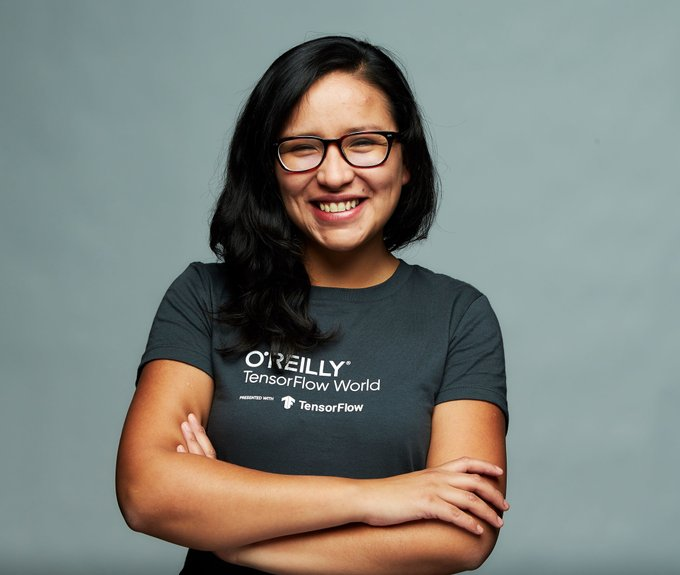
#> input picture resource/lesly_zerna.png, 680 x 575 px
$ python change-color.py
#> lines starting #> are read from the running program, lines starting #| are printed output that depends on the picture; after the words box and inside, x2 and y2 are one past the last pixel; in counts of white or black regions, pixels touching at a corner belong together
import cv2
img=cv2.imread('resource/lesly_zerna.png')
#> img is the input picture: shape (575, 680, 3); mean B, G, R 122.3, 127.9, 123.8
imgGray=cv2.cvtColor(img,cv2.COLOR_BGR2GRAY )
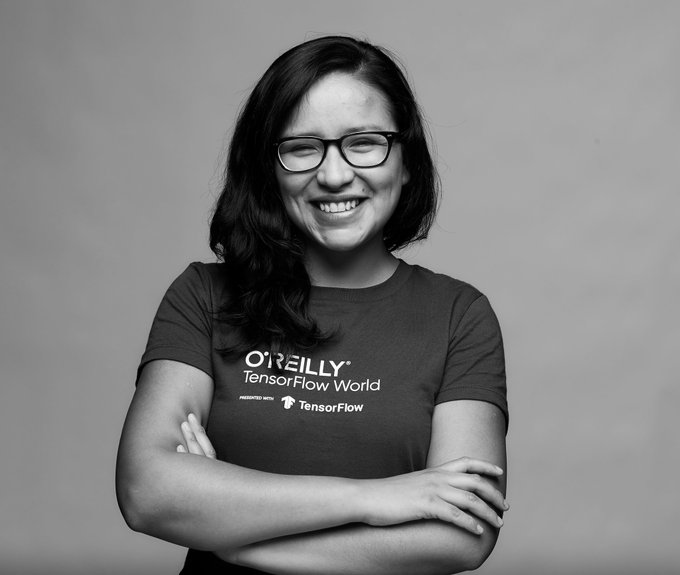
#> imgGray: shape (575, 680); min 0, max 255, mean 126.1
imgBlur=cv2.GaussianBlur(imgGray,(3,3),0)
imgcanny=cv2.Canny(img,5,100)
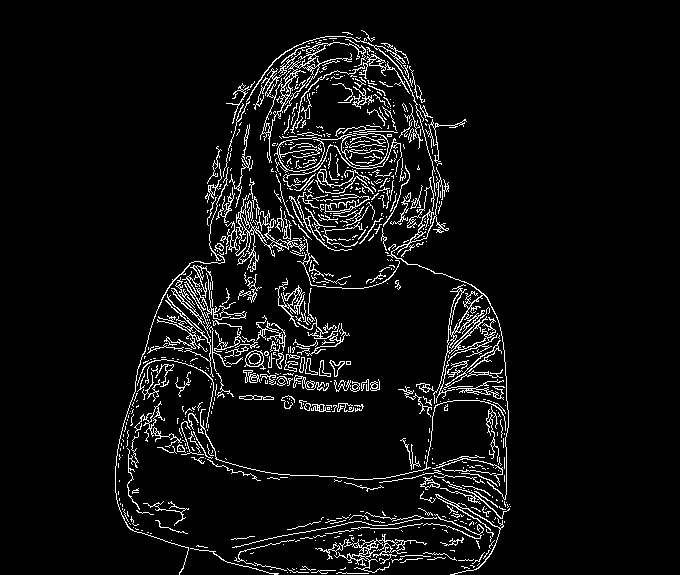
#> imgcanny: shape (575, 680); 6% white in thin lines or dots, all inside (x1, y1, x2, y2) = (115, 30, 511, 575)
cv2.imshow('gray',imgGray)
cv2.imshow('blur',imgBlur)
cv2.imshow('canny',imgcanny)
cv2.waitKey(0)
